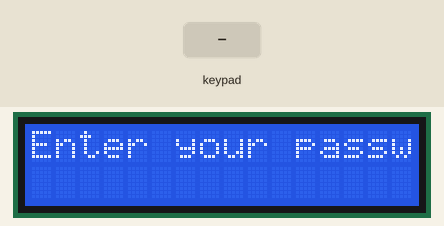
This sketch was run on a simulated Arduino Uno, built with avr-gcc and run on an emulated ATmega328P. On the bench: 16×2 character LCD. Inputs (shaded band) come from the test bench.

Above: at 2.2 s.
2.3 s: keypad keys 1 2 3 4 A pressed 0.4 s apart
At 5.8 s:
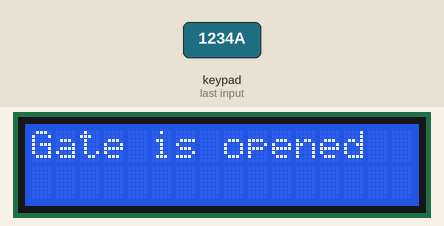
6.4 s: key 'B' pressed
At 8.0 s:
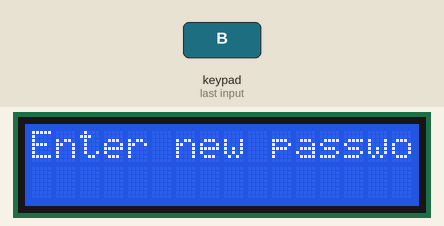
8.9 s: key 'A' pressed
At 9.5 s:
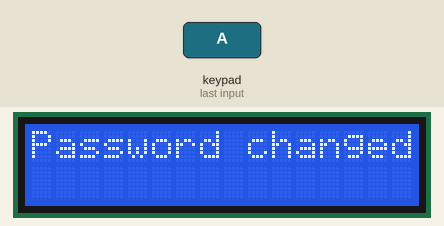
11.4 s: key 'C' pressed
At 12.2 s:
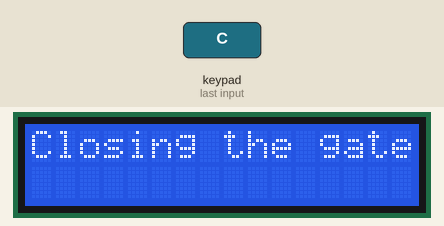
13.9 s: keypad keys 1 2 3 4 # pressed 0.4 s apart
At 16.8 s:
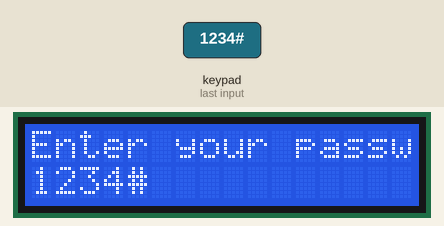
17.4 s: keypad keys 1 2 3 4 * pressed 0.4 s apart
At 20.4 s:
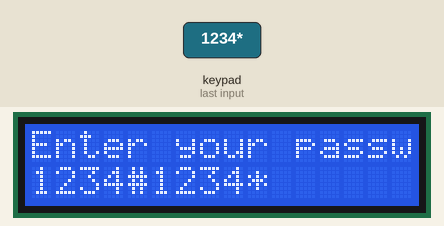
Timing chart, 0 to 21.9 s (numbered marks = the images above; inputs shaded):
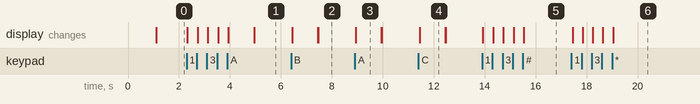

Measured:
- after the input at 2.3 s, the display: first changes at once (image 1 shows a later state)
- after the input at 6.4 s, the display: first changes after 0.05 s (image 2 shows a later state)
- after the input at 8.9 s, the display: changes at once (image 3)
- after the input at 11.4 s, the display: changes at once (image 4)
- after the input at 13.9 s, the display: first changes at once (image 5 shows a later state)
- after the input at 17.4 s, the display: first changes after 0.05 s (image 6 shows a later state)
- what the display in image 3 shows lasts 1.0 s, from 8.9 s to 9.9 s

The sketch:

lcd.ino
```cpp
#include <LiquidCrystal.h>
#include <LiquidCrystal_I2C.h>
#include <Keypad.h>

const byte rows = 4; //four rows
const byte cols = 4; //three columns

char keys[rows][cols] = {
  {'1','2','3','A'},
  {'4','5','6','B'},
  {'7','8','9','C'},
  {'*','0','#','D'}
};
byte rowPins[rows] = {11, 2, 3, 4}; //connect to the row pinouts of the keypad
byte colPins[cols] = {5, 6, 7, 10}; //connect to the column pinouts of the keypad


String input; // user input
String password = "1234"; // current password for safe
String tempPassword = ""; // temporary password for when changing

bool isGateOpen = false; // if the gate is open
bool isChangingPassword = false; // if the character is changing the password

Keypad keypad = Keypad( makeKeymap(keys), rowPins, colPins, rows, cols );

LiquidCrystal_I2C lcd(0x27,16,2);  // set the LCD address to 0x27 for a 16 chars and 2 line display

void setup() {

  Serial.begin(9600);

  lcd.init();
  lcd.backlight();

  closeGate();
}

void loop() {
  char key = keypad.getKey();

  if(!isGateOpen) {
    closedMenu(key);
  } else {
    if (isChangingPassword) {
      changePassword(key);
    } else {
      openedMenu(key);
    }
  }
}


/*
Changing password menu

Pre:
  char key
Post:
  check the key and run the
  cooresponding functions
*/
void changePassword(char key) {
  printScreen("Enter new password");
  tempPassword.trim();
  switch(key) {
    case NO_KEY:
      break;
    case 'A':
      lcd.clear();
      printScreen("Password changed!");
      delay(1000);
      lcd.clear();
      password = tempPassword;
      tempPassword = "";
      isChangingPassword = false;
      break;
    case 'B':
      printScreen("Cannot include letters in your password.");
      break;
    case 'C':
      isChangingPassword = false;
      lcd.clear();
      printScreen("Cancelled");
      delay(2000);
      lcd.clear();
      tempPassword = "";
      break;
    case 'D':
      tempPassword = removeKey(tempPassword)+" ";
      printScreen(tempPassword, 0, 1);
      break;
    default:
      tempPassword += key;
      printScreen(tempPassword, 0, 1);
      break;
  }
}

void openedMenu(char key) {
  printScreen("Gate is opened");
  switch(key) {
    case 'B':
      lcd.clear();
      printScreen("A to apply");
      printScreen("C to cancel",0,1);
      delay(1000);
      lcd.clear();
      isChangingPassword = true;
      break;
    case 'C':
      closeGate();
      break;
    default:
      break;
  }
}

/*
Check the key of the keypad

Pre:
  char key
Post:
  displays text to the screen
  and calls special functions
*/
void closedMenu(char key) {
  printScreen("Enter your password:");
  input.trim();
  switch(key) {
    case 'A':
      checkPassword();
      break;
    case 'D':
      input = removeKey(input)+" ";
      printScreen(input,0,1);
      break;
    case NO_KEY:
    case 'C':
    case 'B':
      printScreen(input,0,1);
      break;
    default:
      input += key;
      printScreen(input,0,1);
      break;
  }
}

/*
Closes the safe

Post:
  Sets isOpenGate to false, and turns the motor
  to the closed position, also sets the user input
  to 0, tells the rfid file the gate is now closed
  and changes rgb led to red
*/
void closeGate() {
  input = "";
  printScreen("Closing the gate");
  delay(1000);
  lcd.clear();
  isGateOpen = false;
}

/*
Checks the input if it is equal to
the password

Post:
  Turns isOpenGate to true
  and call openGate function
*/
void checkPassword() {
  input.trim();
  if (input == password) {
    isGateOpen = true;
    lcd.clear();
    printScreen("Correct password");
    openGate();
    delay(1000);
    lcd.clear();
  } else {
    lcd.clear();
    input = "";
    printScreen("Incorrect password");
    delay(1000);
    lcd.clear();
  }
}

/*
 Prints text to the lcd screen

 Pre:
  text to print
 Post:
  prints text to the lcd screen
*/
void printScreen(String text) {
  lcd.setCursor(0, 0);
  lcd.print(text);
}

/*
 Prints text to the lcd screen

 Pre:
  text to print
 Post:
  prints text to the lcd screen
*/
void printScreen(String text, int col, int row) {
  lcd.setCursor(col, row);
  lcd.print(text);
}

/*
Opens the gate

Post:
   Moves the motor to the
   open position, sends HIGH to the
   output pin to signify the gate is
   open to the rfid file and
   changes rgb to green
*/
void openGate() {
}

/*
Removes a key from a String

Pre:
  The string to remove the character from
Post:
  Returns a string with one less character
*/
String removeKey(String str) {
  return str.substring(0,str.length()-1);
}
```
